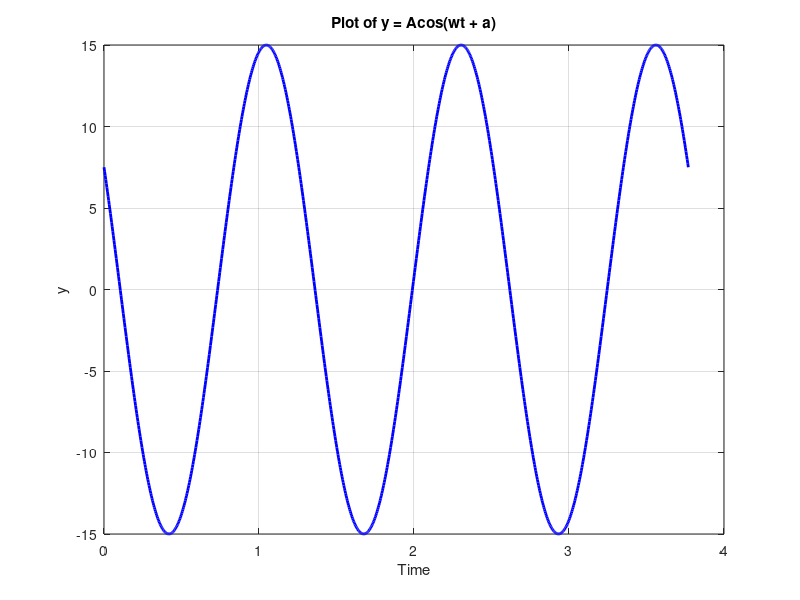

This chart was generated by the following MATLAB code:
cycle = (2*pi)/5;  % Calculate the period of the function
t = linspace(0, (3*cycle), 1000);

y = 15 * cos(5*t + ((60/180)*pi));

% Create the plot
plot(t, y, 'b', 'LineWidth', 2);
xlabel('Time');
ylabel('y');
title('Plot of y = Acos(wt + a)');
grid on;
